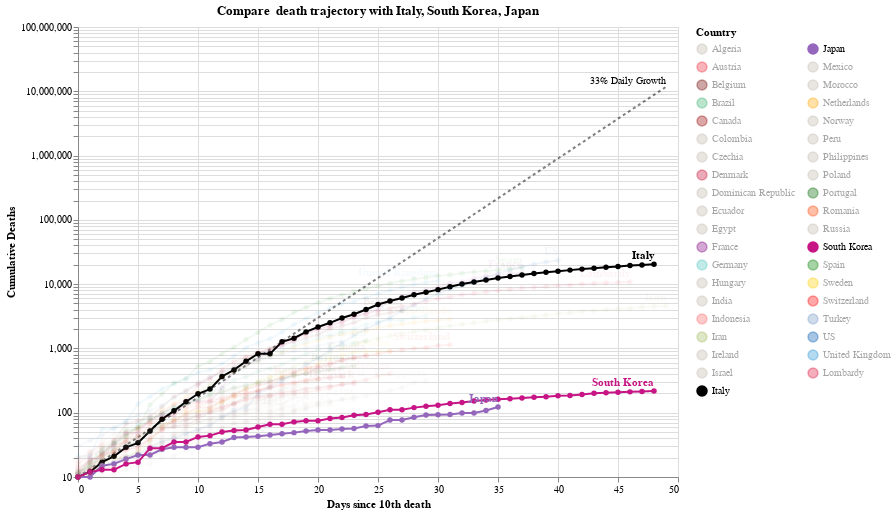

Notebook cell for this chart:
### Code cell
#hide_input
chart = make_since_chart()
chart

### Figure 1 — Vega-Lite specification as saved in the notebook (floating-point values rounded to 4 significant figures; data arrays with more than 128 entries replaced by an {"elided": "..."} marker saying what was removed)
{"config": {"view": {"continuousWidth": 400, "continuousHeight": 300}}, "layer": [{"mark": {"type": "line", "color": "black", "opacity": 0.5, "strokeDash": [3, 3]}, "encoding": {"x": {"type": "quantitative", "field": "Days since 10th death"}, "y": {"type": "quantitative", "field": "Confirmed Cases"}}}, {"mark": {"type": "text", "align": "right", "dy": -6, "fontSize": 10, "text": "33% Daily Growth"}, "encoding": {"x": {"type": "quantitative", "field": "Days since 10th death"}, "y": {"type": "quantitative", "field": "Confirmed Cases"}}, "transform": [{"filter": "(datum['Days since 10th death'] >= 49)"}]}, {"data": {"name": "data-c1509887c42442f35e62110daa38117d"}, "mark": {"type": "line", "point": true}, "encoding": {"color": {"type": "nominal", "field": "Country", "legend": {"columns": 2, "symbolLimit": 100}, "scale": {"domain": ["Algeria", "Austria", "Belgium", "Brazil", "Canada", "Colombia", "Czechia", "Denmark", "Dominican Republic", "Ecuador", "Egypt", "France", "Germany", "Hungary", "India", "Indonesia", "Iran", "Ireland", "Israel", "Italy", "Japan", "Mexico", "Morocco", "Netherlands", "Norway", "Peru", "Philippines", "Poland", "Portugal", "Romania", "Russia", "South Korea", "Spain", "Sweden", "Switzerland", "Turkey", "US", "United Kingdom", "Lombardy"], "range": ["#C1B7AD", "#ED2939", "#6f0000", "mediumseagreen", "#990000", "#C1B7AD", "#C1B7AD", "#C60C30", "#C1B7AD", "#C1B7AD", "#C1B7AD", "purple", "#4DC6BD", "#C1B7AD", "#C1B7AD", "#FF6666", "#A1BA59", "#C1B7AD", "#C1B7AD", "black", "#9467bd", "#C1B7AD", "#C1B7AD", "orange", "#C1B7AD", "#C1B7AD", "#C1B7AD", "#C1B7AD", "#006600", "#FF4500", "#C1B7AD", "#C71585", "green", "#FFCD00", "#ff0000", "#7499c7", "#0059B3", "#2495D3", "#DC143C"]}}, "opacity": {"condition": {"value": 1, "selection": "selector001"}, "value": 0.05}, "tooltip": [{"type": "nominal", "field": "Country"}, {"type": "temporal", "field": "Date"}, {"type": "quantitative", "field": "Confirmed Cases"}, {"type": "quantitative", "field": "Days since 10th death"}], "x": {"type": "quantitative", "field": "Days since 10th death"}, "y": {"type": "quantitative", "axis": {"title": "Cumulative Deaths"}, "field": "Confirmed Cases", "scale": {"type": "log"}}}, "height": 450, "selection": {"selector001": {"type": "multi", "fields": ["Country"], "bind": "legend", "init": [{"Country": "Italy"}, {"Country": "South Korea"}, {"Country": "Japan"}]}}, "width": 600}, {"data": {"name": "data-c1509887c42442f35e62110daa38117d"}, "mark": {"type": "text", "align": "right", "dy": -8, "fontWeight": "bold"}, "encoding": {"color": {"type": "nominal", "field": "Country", "legend": {"columns": 2, "symbolLimit": 100}, "scale": {"domain": ["Algeria", "Austria", "Belgium", "Brazil", "Canada", "Colombia", "Czechia", "Denmark", "Dominican Republic", "Ecuador", "Egypt", "France", "Germany", "Hungary", "India", "Indonesia", "Iran", "Ireland", "Israel", "Italy", "Japan", "Mexico", "Morocco", "Netherlands", "Norway", "Peru", "Philippines", "Poland", "Portugal", "Romania", "Russia", "South Korea", "Spain", "Sweden", "Switzerland", "Turkey", "US", "United Kingdom", "Lombardy"], "range": ["#C1B7AD", "#ED2939", "#6f0000", "mediumseagreen", "#990000", "#C1B7AD", "#C1B7AD", "#C60C30", "#C1B7AD", "#C1B7AD", "#C1B7AD", "purple", "#4DC6BD", "#C1B7AD", "#C1B7AD", "#FF6666", "#A1BA59", "#C1B7AD", "#C1B7AD", "black", "#9467bd", "#C1B7AD", "#C1B7AD", "orange", "#C1B7AD", "#C1B7AD", "#C1B7AD", "#C1B7AD", "#006600", "#FF4500", "#C1B7AD", "#C71585", "green", "#FFCD00", "#ff0000", "#7499c7", "#0059B3", "#2495D3", "#DC143C"]}}, "opacity": {"condition": {"value": 1, "selection": "selector001"}, "value": 0.05}, "text": {"type": "nominal", "field": "Country"}, "tooltip": [{"type": "nominal", "field": "Country"}, {"type": "temporal", "field": "Date"}, {"type": "quantitative", "field": "Confirmed Cases"}, {"type": "quantitative", "field": "Days since 10th death"}], "x": {"type": "quantitative", "field": "Days since 10th death"}, "y": {"type": "quantitative", "axis": {"title": "Cumulative Deaths"}, "field": "Confirmed Cases", "scale": {"type": "log"}}}, "height": 450, "transform": [{"filter": "(datum['Date'] >= 1586736000000)"}], "width": 600}], "data": {"name": "data-b07213980739ed57601fb05bc5e43304"}, "title": "Compare  death trajectory with Italy, South Korea, Japan", "$schema": "https://vega.github.io/schema/vega-lite/v4.8.1.json", "datasets": {"data-b07213980739ed57601fb05bc5e43304": [{"Days since 10th death": 0, "Confirmed Cases": 10.0}, {"Days since 10th death": 1, "Confirmed Cases": 13.3}, {"Days since 10th death": 2, "Confirmed Cases": 17.69}, {"Days since 10th death": 3, "Confirmed Cases": 23.53}, {"Days since 10th death": 4, "Confirmed Cases": 31.29}, {"Days since 10th death": 5, "Confirmed Cases": 41.62}, {"Days since 10th death": 6, "Confirmed Cases": 55.35}, {"Days since 10th death": 7, "Confirmed Cases": 73.61}, {"Days since 10th death": 8, "Confirmed Cases": 97.91}, {"Days since 10th death": 9, "Confirmed Cases": 130.2}, {"Days since 10th death": 10, "Confirmed Cases": 173.2}, {"Days since 10th death": 11, "Confirmed Cases": 230.3}, {"Days since 10th death": 12, "Confirmed Cases": 306.4}, {"Days since 10th death": 13, "Confirmed Cases": 407.4}, {"Days since 10th death": 14, "Confirmed Cases": 541.9}, {"Days since 10th death": 15, "Confirmed Cases": 720.7}, {"Days since 10th death": 16, "Confirmed Cases": 958.6}, {"Days since 10th death": 17, "Confirmed Cases": 1275.0}, {"Days since 10th death": 18, "Confirmed Cases": 1696.0}, {"Days since 10th death": 19, "Confirmed Cases": 2255.0}, {"Days since 10th death": 20, "Confirmed Cases": 2999.0}, {"Days since 10th death": 21, "Confirmed Cases": 3989.0}, {"Days since 10th death": 22, "Confirmed Cases": 5306.0}, {"Days since 10th death": 23, "Confirmed Cases": 7056.0}, {"Days since 10th death": 24, "Confirmed Cases": 9385.0}, {"Days since 10th death": 25, "Confirmed Cases": 12480.0}, {"Days since 10th death": 26, "Confirmed Cases": 16600.0}, {"Days since 10th death": 27, "Confirmed Cases": 22080.0}, {"Days since 10th death": 28, "Confirmed Cases": 29370.0}, {"Days since 10th death": 29, "Confirmed Cases": 39060.0}, {"Days since 10th death": 30, "Confirmed Cases": 51950.0}, {"Days since 10th death": 31, "Confirmed Cases": 69090.0}, {"Days since 10th death": 32, "Confirmed Cases": 91890.0}, {"Days since 10th death": 33, "Confirmed Cases": 122200.0}, {"Days since 10th death": 34, "Confirmed Cases": 162500.0}, {"Days since 10th death": 35, "Confirmed Cases": 216200.0}, {"Days since 10th death": 36, "Confirmed Cases": 287500.0}, {"Days since 10th death": 37, "Confirmed Cases": 382400.0}, {"Days since 10th death": 38, "Confirmed Cases": 508600.0}, {"Days since 10th death": 39, "Confirmed Cases": 676400.0}, {"Days since 10th death": 40, "Confirmed Cases": 899600.0}, {"Days since 10th death": 41, "Confirmed Cases": 1197000.0}, {"Days since 10th death": 42, "Confirmed Cases": 1591000.0}, {"Days since 10th death": 43, "Confirmed Cases": 2117000.0}, {"Days since 10th death": 44, "Confirmed Cases": 2815000.0}, {"Days since 10th death": 45, "Confirmed Cases": 3744000.0}, {"Days since 10th death": 46, "Confirmed Cases": 4979000.0}, {"Days since 10th death": 47, "Confirmed Cases": 6623000.0}, {"Days since 10th death": 48, "Confirmed Cases": 8808000.0}, {"Days since 10th death": 49, "Confirmed Cases": 11710000.0}], "data-c1509887c42442f35e62110daa38117d": {"elided": "1065 records"}}}
